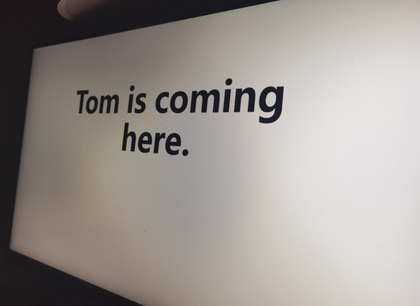
%> input picture IMG/test3.png, 420 x 306 px, shrunk from 1809 x 1320 before the run
$ octave main.m   (GNU Octave 9; MATLAB toolbox functions it lacks are replaced by stand-ins)
%> lines starting %> are read from the running program, lines starting %| are printed output that depends on the picture; in (x1, y1, x2, y2) boxes, pixels count from 0 and x2, y2 are one past the last pixel; in counts of white or black regions, pixels touching at a corner belong together; the program's own positions count from 1
clc;
clear all;
close all;
%%
%图像预处理（转化成灰度和bw图）
%读取一张图片，并显示
original_picture=imread('IMG/test3.png');
%> original_picture is the input picture: size 306x420x3 uint8; mean R, G, B 155.8, 149.6, 144.1
figure(1);
imshow(original_picture);
title('原始RGB图像')
%把图像转换成灰度图像
GrayPic=rgb2gray(original_picture);%把RGB图像转化成灰度图像
figure(2)
imshow(GrayPic);
title('RGB图像转化为灰度图像')
%对图像进行二值化处理
%将graypic转化为bw图
thresh=graythresh(GrayPic);
%> thresh = 0.435
BW_pic=im2bw(GrayPic,thresh);
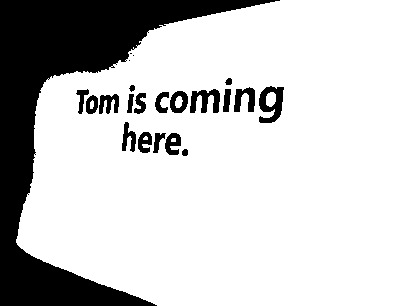
%> BW_pic: size 306x420 logical; 79.9% white; 22 black regions (3 under 20 px)
figure(3);
imshow(BW_pic),hold on
saveas(figure(3),'BW_pic.png')
title('灰度图像转化为二值化图像')
%%
L = bwlabel(BW_pic);%标记连通区域
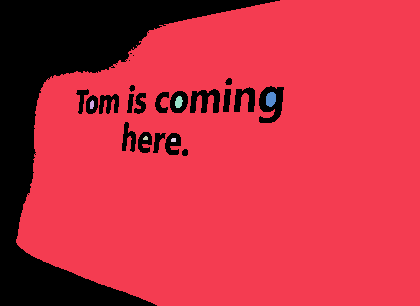
%> L: size 306x420 double; 7 distinct labels, from 0 to 6; one colour per label, 0 black
stats = regionprops(L);
%> stats = 6 regions; box (x1, y1, x2, y2), Area and Centroid: (16, 0, 420, 306) 102403 [243.5 163.3], (266, 92, 276, 107) 124 [271.4 99.8], (175, 96, 183, 108) 72 [179.3 102.7], (90, 100, 94, 109) 30 [92.5 105.3], (171, 138, 176, 142) 19 [174.1 140.6], (143, 136, 148, 140) 16 [146.2 138.8]
Ar = cat(1, stats.Area);
%> Ar = [102403; 30; 16; 19; 72; 124]
ind = find(Ar ==max(Ar));%找到最大连通区域的标号
%> ind = 1
BW_pic(find(L~=ind))=0;%将其他区域置为0
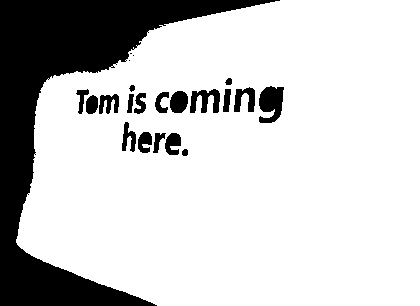
%> BW_pic: size 306x420 logical; 79.7% white; 22 black regions (3 under 20 px), largest, box (x1, y1, x2, y2) and area: (0, 0, 280, 306) 22301, (259, 86, 284, 123) 671, (190, 89, 220, 113) 435
%裁剪
Bound_all = cat(1,stats.BoundingBox)%获取所有区域矩形
%> Bound_all = [16.5 0.5 404 306; 90.5 100.5 4 9; 143.5 136.5 5 4; 171.5 138.5 5 4; 175.5 96.5 8 12; 266.5 92.5 10 15]
Bound = Bound_all(ind,:)%找到最大区域包围矩形
%> Bound = [16.5 0.5 404 306]
rectangle('Position',Bound, 'EdgeColor','r', 'LineWidth',2)
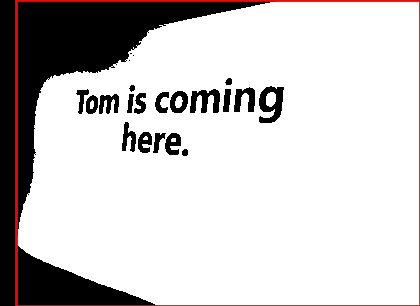
%> figure redrawn from the program's plot data; its title reads '灰度图像转化为二值化图像'
Gray_cut = imcrop(GrayPic,Bound);
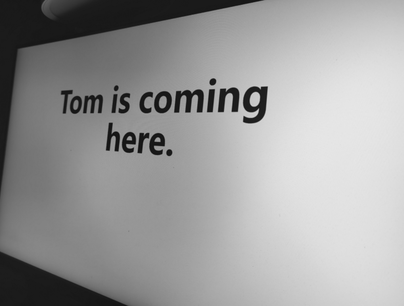
%> Gray_cut: size 306x404 uint8; min 10, max 230, mean 155.7
BW_cut = imcrop(BW_pic,Bound);
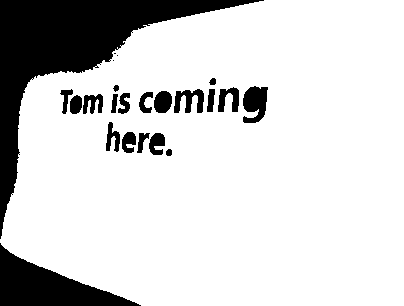
%> BW_cut: size 306x404 logical; 82.8% white; 23 black regions (3 under 20 px), largest, box (x1, y1, x2, y2) and area: (0, 0, 264, 239) 13412, (0, 243, 141, 306) 3993, (243, 86, 268, 123) 671
figure(4);
% img=Gray_cut
img=BW_cut;
imshow(img);
title('请依次选取PPT区域的左上、右上、左下、右下四个点,选择完毕后请按shift键')
saveas(figure(4),'BW_cut.png')
[m,n] = size(img);
%> m = 306; n = 404
%> (the run ends here)

$ run again, with IMG/test2.png copied over IMG/test3.png
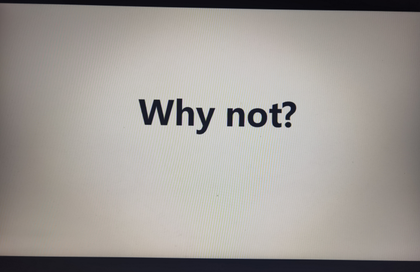
%> input picture IMG/test2.png, 420 x 272 px, shrunk from 1767 x 1146 before the run
%> original_picture is the input picture: size 272x420x3 uint8; mean R, G, B 159.9, 155.3, 150.8
%> thresh = 0.38
%> `L = bwlabel(BW_pic);`:
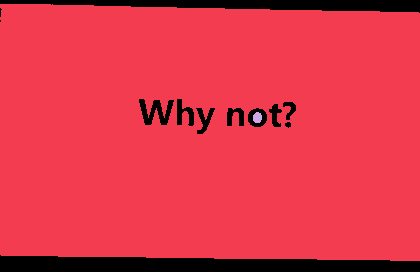
%> L: size 272x420 double; 3 distinct labels, from 0 to 2; one colour per label, 0 black
%> stats = 2 regions; box (x1, y1, x2, y2), Area and Centroid: (0, 4, 420, 261) 103385 [209.9 134], (253, 112, 262, 123) 81 [258 118.2]
%> Ar = [103385; 81]
%> ind = 1
%> Bound_all = [0.5 4.5 420 257; 253.5 112.5 9 11]
%> Bound = [0.5 4.5 420 257]
%> `BW_cut = imcrop(BW_pic,Bound);`:
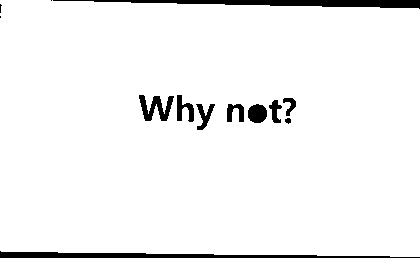
%> BW_cut: size 258x420 logical; 95.4% white; 13 black regions (3 under 20 px), largest, box (x1, y1, x2, y2) and area: (53, 0, 420, 9) 1709, (0, 251, 420, 258) 1546, (139, 95, 174, 121) 460

$ run again, with IMG/test4.png copied over IMG/test3.png
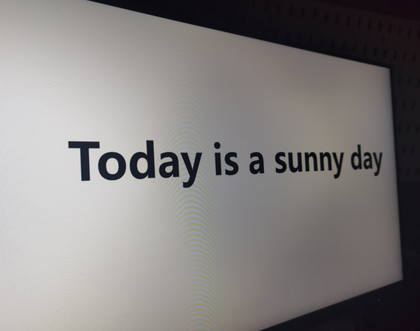
%> input picture IMG/test4.png, 420 x 331 px, shrunk from 1720 x 1357 before the run
%> original_picture is the input picture: size 331x420x3 uint8; mean R, G, B 133.5, 130.3, 129.2
%> thresh = 0.353
%> L: size 331x420 double; 8 distinct labels, from 0 to 7
%> stats = 7 regions; box (x1, y1, x2, y2), Area and Centroid: (0, 0, 396, 331) 111152 [182.4 175.6], (106, 158, 119, 174) 174 [112.8 166.6], (137, 158, 148, 173) 138 [143 166], (165, 166, 173, 173) 43 [169.5 169.7], (354, 156, 358, 166) 32 [356.7 161.3], (254, 164, 259, 169) 21 [257.1 167], (366, 162, 369, 165) 7 [368.3 164]
%> Ar = [111152; 174; 138; 43; 21; 32; 7]
%> ind = 1
%> `BW_pic(find(L~=ind))=0;`:
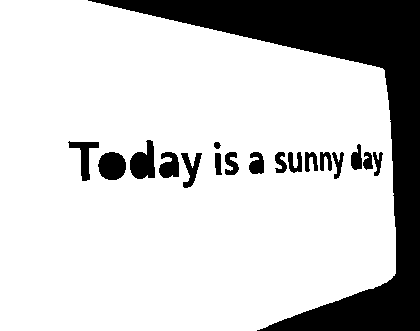
%> BW_pic: size 331x420 logical; 80% white; 18 black regions, largest, box (x1, y1, x2, y2) and area: (88, 0, 420, 331) 23506, (130, 140, 155, 179) 661, (98, 152, 126, 180) 626
%> Bound_all = [0.5 0.5 396 331; 106.5 158.5 13 16; 137.5 158.5 11 15; 165.5 166.5 8 7; 254.5 164.5 5 5; 354.5 156.5 4 10; 366.5 162.5 3 3]
%> Bound = [0.5 0.5 396 331]
%> `BW_cut = imcrop(BW_pic,Bound);`:
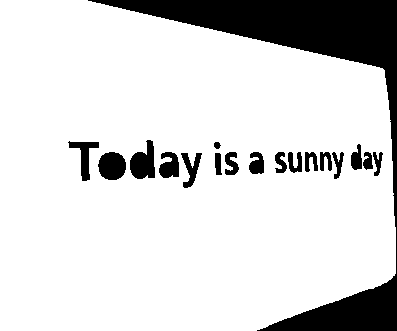
%> BW_cut: size 331x397 logical; 84.6% white; 18 black regions, largest, box (x1, y1, x2, y2) and area: (88, 0, 397, 331) 15893, (130, 140, 155, 179) 661, (98, 152, 126, 180) 626

$ run again, with IMG/test.png copied over IMG/test3.png
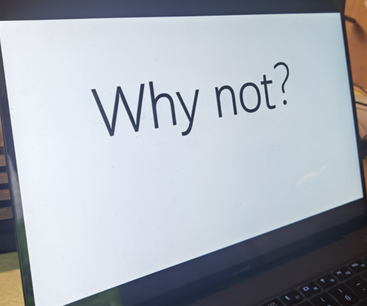
%> input picture IMG/test.png, 367 x 306 px, shrunk from 1299 x 1082 before the run
%> original_picture is the input picture: size 306x367x3 uint8; mean R, G, B 170.4, 176.1, 184.8
%> thresh = 0.549
%> L: size 306x367 double; 12 distinct labels, from 0 to 11
%> stats = 11 regions; largest, box (x1, y1, x2, y2), Area and Centroid: (0, 13, 363, 306) 79725 [171.6 140.1], (0, 269, 24, 306) 771 [11.8 289.7], (243, 86, 258, 109) 290 [250.9 98], (354, 90, 367, 104) 102 [360.8 97.9], (357, 109, 367, 120) 77 [362.7 115]
%> Ar = [79725; 771; 64; 5; 290; 8; 102; 29; 77; 15; 1]
%> ind = 1
%> `BW_pic(find(L~=ind))=0;`:
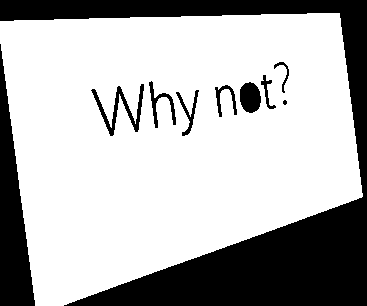
%> BW_pic: size 306x367 logical; 71% white; 10 black regions (1 under 20 px), largest, box (x1, y1, x2, y2) and area: (0, 0, 367, 306) 25652, (0, 44, 35, 306) 4693, (91, 84, 144, 136) 667
%> Bound_all = 11 rows, first 8: [0.5 13.5 363 293; 0.5 269.5 24 37; 12.5 172.5 6 22; 15.5 198.5 2 3; 243.5 86.5 15 23; 354.5 87.5 6 4; 354.5 90.5 13 14; 356.5 104.5 11 5]
%> Bound = [0.5 13.5 363 293]
%> `BW_cut = imcrop(BW_pic,Bound);`:
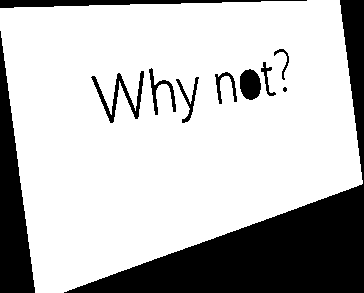
%> BW_cut: size 293x364 logical; 74.8% white; 11 black regions (1 under 20 px), largest, box (x1, y1, x2, y2) and area: (64, 0, 364, 293) 18744, (0, 31, 35, 293) 4693, (0, 0, 307, 8) 1258
